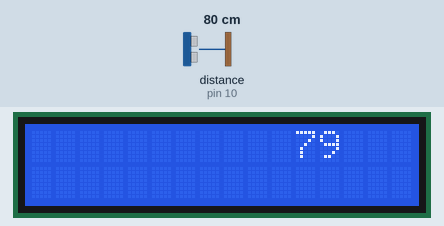
Simulated run of this sketch. Board: Arduino Uno, built with avr-gcc and run on an emulated ATmega328P. On the bench: 16×2 character LCD. Wiring (inferred from the names in the program): ultrasonic range finder: trigger pin 9; echo pin 10. The test bench sets the inputs (shaded band); at power-on: distance to the obstacle (sensor on pin 10) 80 cm. The echo pulse lasts 58.3 µs per cm.

Above: at 1.2 s.
1.3 s: distance to the obstacle (sensor on pin 10) set to 2 cm
At 1.9 s:
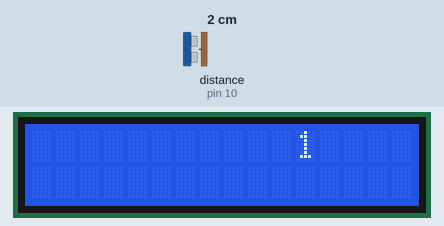
3.0 s: distance to the obstacle (sensor on pin 10) set to 4 cm
At 3.4 s:
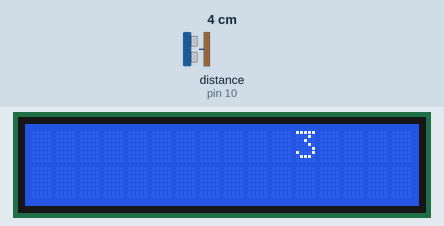
4.5 s: distance to the obstacle (sensor on pin 10) set to 9 cm
At 5.0 s:
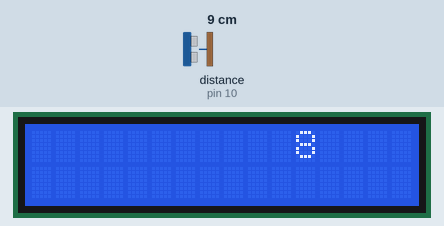
Timing chart, 0 to 7.5 s (numbered marks = the images above; inputs shaded):
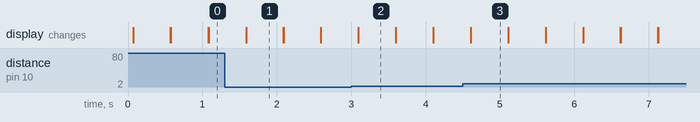

Measured:
- after the input at 1.3 s, the display: first differs from a run without the input after 0.29 s (image 1)
- after the input at 3.0 s, the display: first differs from a run without the input after 0.10 s (image 2)
- after the input at 4.5 s, the display: first differs from a run without the input after 0.11 s (image 3)
- what the display in image 1 shows lasts 0.5 s, from 1.6 s to 2.1 s

The sketch:

reverse_gear.ino
```cpp
#include<LiquidCrystal.h>
LiquidCrystal lcd(12, 11, 7, 6, 5, 4);
int trig =9;
int echo =10;
int duration;
int distance;

void setup() {
  lcd.begin(16, 2);

  pinMode(trig, OUTPUT);
  pinMode(echo, INPUT);

}

void loop() {
  digitalWrite(trig, LOW);
  delayMicroseconds(2);
  digitalWrite(trig, HIGH);
  delayMicroseconds(10);
  digitalWrite(trig, LOW);
  duration = pulseIn(echo, HIGH);
 distance = (duration / 2)* 0.0343;
 lcd.setCursor(11,0);
 lcd.print(distance);
 delay(500);
lcd.clear();

}
```
